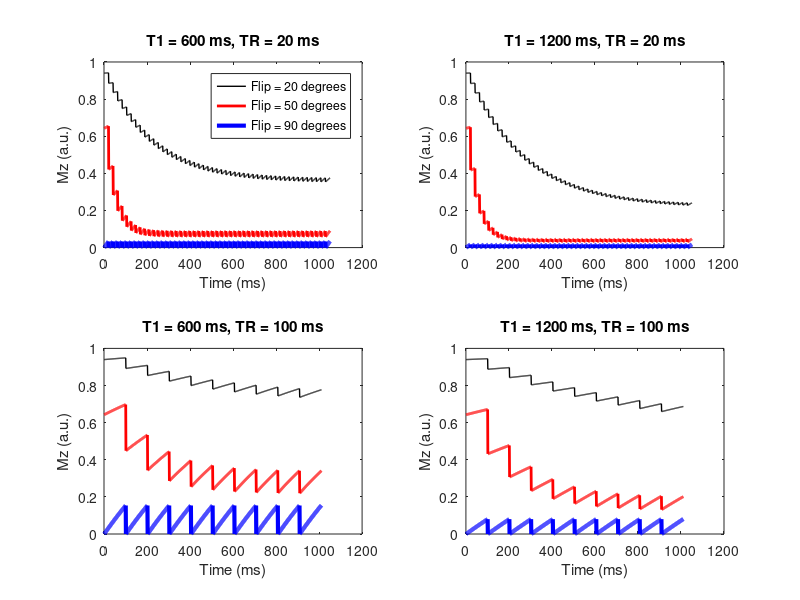
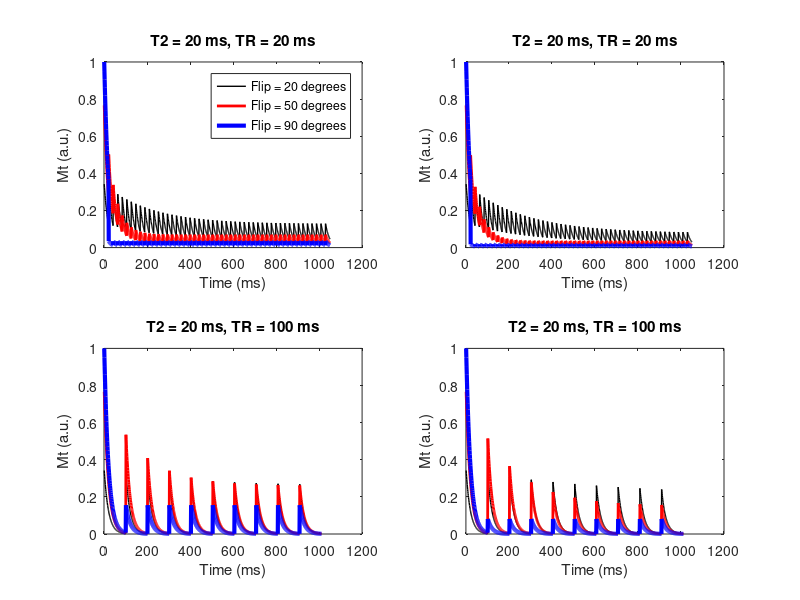

Write the MATLAB code that produced these figures, in order.
% Script plotting how the GRE  signal evolves at different
% T1s, T2s and flip angles

clear
close all
for ss=1:2
    figure
for s=1:4
    switch s
        case 1
            subplot(2,2,1)
            T1= 600;
            T2= 20;
            TR = 20;
            N = 50; %how many TR's are simulated
            
        case 2
            subplot(2,2,2)
            T1= 1200;
            T2= 20;
            TR = 20;
            N = 50; %how many TR's are simulated
        case 3
            subplot(2,2,3)
            T1= 600;
            T2= 20;
            TR = 100;
            N = 10; %how many TR's are simulated
        case 4
            subplot(2,2,4)
            T1= 1200;
            T2= 20;
            TR = 100;
            N = 10; %how many TR's are simulated
    end
    
    fa = [20 50 90]/180*pi;
    
    dt = 1; %simulation time steps
    
    M0=1;
    Ma(1) = M0; %initial value for Ma
    Mb(1) = M0; %initial value for Mb
    Mc(1) = M0; %initial value for Mc
    
    MTa(1) = 0; %initial value for MTa
    MTb(1) = 0; %initial value for MTb
    MTc(1) = 0; %initial value for MTc
    
    i=1;
    for n=1:N 
        %flip the signal!
        MTa(i) = Ma(i) * sin(fa(1)); 
        MTb(i) = Mb(i) * sin(fa(2));
        MTc(i) = Mc(i) * sin(fa(3)); 
        
        Ma(i) = Ma(i) * cos(fa(1)); 
        Mb(i) = Mb(i) * cos(fa(2)); 
        Mc(i) = Mc(i) * cos(fa(3));
        
        for t=0:dt:TR %evolve the signal!
            Ma(i+1) = Ma(i)*exp(-dt/T1)+(1-exp(-dt/T1))*M0;
            Mb(i+1) = Mb(i)*exp(-dt/T1)+(1-exp(-dt/T1))*M0;
            Mc(i+1) = Mc(i)*exp(-dt/T1)+(1-exp(-dt/T1))*M0;
            
            MTa(i+1) = MTa(i)*exp(-dt/T2);
            MTb(i+1) = MTb(i)*exp(-dt/T2);
            MTc(i+1) = MTc(i)*exp(-dt/T2);
            i=i+1;
        end
    end
    if ss==1
    plot(Ma,'k','LineWidth',1)
    hold on
    plot(Mb,'r','LineWidth',2)
    plot(Mc,'b','LineWidth',3)
    ylim([0 1])
    if s==1
    legend('Flip = 20 degrees','Flip = 50 degrees','Flip = 90 degrees')
    end
    xlabel('Time (ms)')
    ylabel('Mz (a.u.)')
    title(['T1 = ',num2str(T1),' ms, TR = ',num2str(TR),' ms'])
    end
    
    if ss==2    
    plot(MTa,'k','LineWidth',1)
    hold on
    plot(MTb,'r','LineWidth',2)
    plot(MTc,'b','LineWidth',3)
    ylim([0 1])
    if s==1
    legend('Flip = 20 degrees','Flip = 50 degrees','Flip = 90 degrees')
    end
    xlabel('Time (ms)')
    ylabel('Mt (a.u.)')
    title(['T2 = ',num2str(T2),' ms, TR = ',num2str(TR),' ms'])
    end
    clear M*
end
end